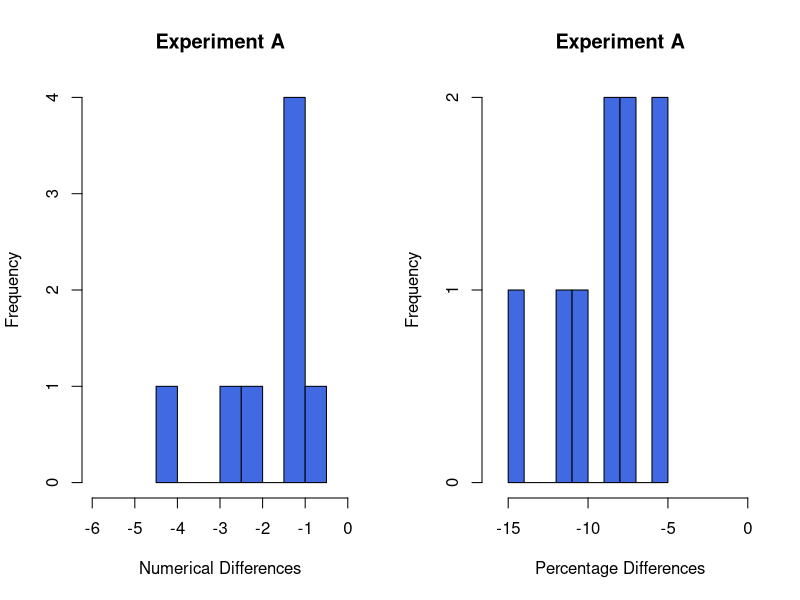
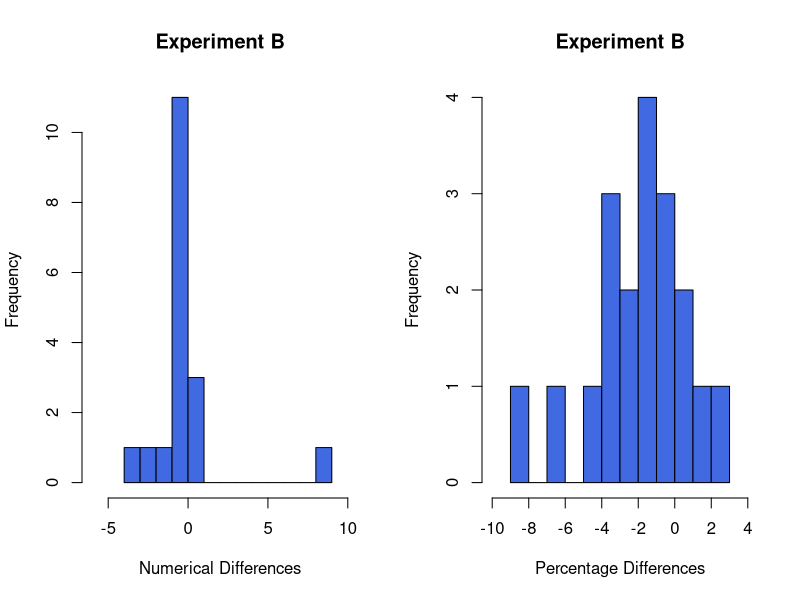
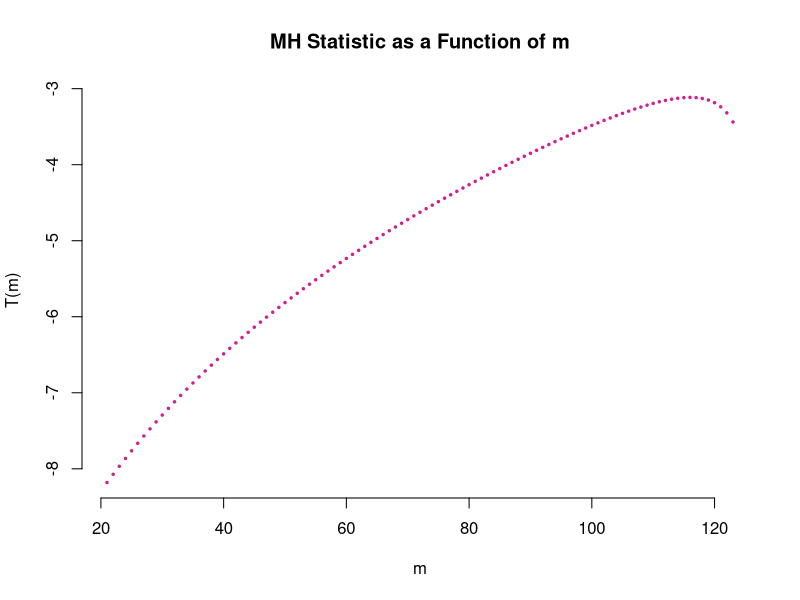
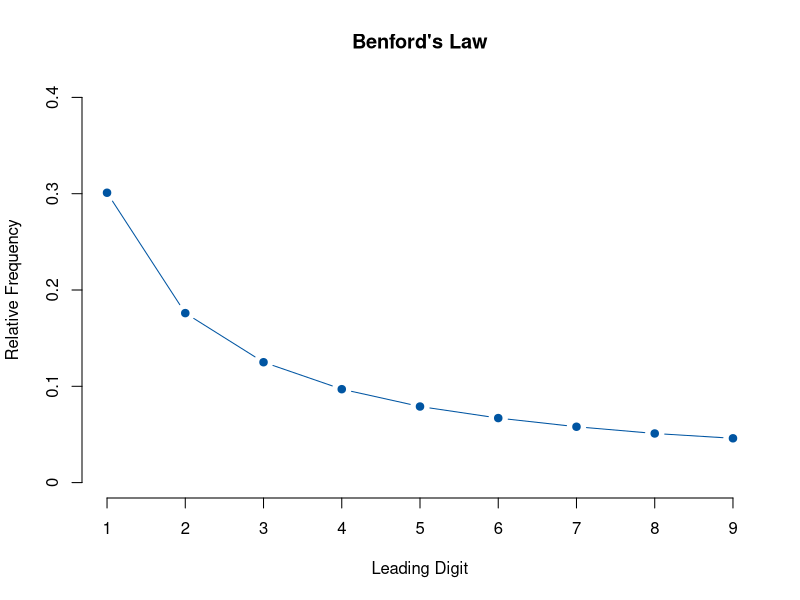

These charts were generated, in order, by the following R code:
## ---- chunk 1
knitr::opts_chunk$set(echo = TRUE)
## ---- chunk 2
a.before <- c(7.4, 8.9, 11.1, 12.3, 21.8, 39.6, 43.0, 46.6, 279.6)
a.after <- c(6.3, 7.9, 10.3, 11.3, 20.7, 36.8, 38.7, 44.2, 254.8)
a.diff <- c(-1.1, -1.0, -0.8, -1.0, -1.1, -2.8, -4.3, -2.4, -24.8)
a.pdiff <- c(-14.9, -11.2, -7.2, -8.1, -5.0, -7.1, -10.0, -5.2, -8.9)

par(mfrow = c(1,2))
hist(a.diff[-9], breaks = 10, ann = FALSE, xlim = c(-6, 0), col = "royalblue")
title(main = "Experiment A", x = "Numerical Differences", y = "Frequency")
hist(a.pdiff, breaks = 10, ann = FALSE, xlim = c(-16, -0), col = "royalblue")
title(main = "Experiment A", x = "Percentage Differences", y = "Frequency")
par(mfrow = c(1,1))
## ---- chunk 3
b <- matrix(c(7.19, 6.55, 60.64, 60.85, 20.56, 19.92, 4076.00, 3954.00, 14.69, 13.74, 23.65, 23.65, 15.37, 15.20, 11.71, 11.88, 36.48, 36.70, 211.10, 211.10, 413.70, 422.10, 24.50, 23.53, 18.40, 18.00, 96.23, 93.01, 15.61, 15.30, 6.78, 6.47, 141.70, 140.60, 187.70, 185.30, 29.57, 29.17), byrow = TRUE, ncol = 2)
b.before <- b[,1]
b.after <- b[,2]
b.diff <- c(-0.64, 0.21, -0.64, -122.00, -0.95, 0.00, -0.17, 0.17, 0.22, 0.00, 8.40, -0.97, -0.40, -3.22, -0.31, -0.31, -1.10, -2.40, -0.40)
b.pdiff <- c(-8.90, 0.35, -3.11, -2.99, -6.47, 0.00, -1.11, 1.45, 0.60, 0.00, 2.03, -3.96, -2.17, -3.35, -1.99, -4.57, -0.78, -1.28, -1.35)

par(mfrow = c(1,2))
hist(b.diff[-4], breaks = 10, ann = FALSE, col = "royalblue", xlim = c(-6,10))
title(main = "Experiment B", x = "Numerical Differences", y = "Frequency")
hist(b.pdiff, breaks = 10, ann = FALSE, col = "royalblue", xlim = c(-10,4))
title(main = "Experiment B", x = "Percentage Differences", y = "Frequency")
par(mfrow = c(1,1))
## ---- chunk 4
first.paragraph <- "Every society today values a literate citizenry and strives to eliminate illiteracy. We can distinguish total illiteracy from functional illiteracy. Someone who is totally illiterate does not know how to read or write words: such a person 'misses the message'. Someone who is functionally illiterate does not well comprehend or express logical arguments in words: such a person 'misses the meaning in the message'. It is, of course, total illiteracy that every society aims to eliminate, through an elementary education for all. Functional illiteracy is a longer-term challenge to educators. A person's functional literacy grows only gradually, generally in proportion to length and level of education and/or extent of involvement in the world of words."
## ---- chunk 5
i1 <- gsub("liter", "numer", first.paragraph)
i2 <- gsub(" iln", " inn", i1)
innumeracy <- gsub("word", "number", i2, fixed = TRUE)
cat(innumeracy, fill = TRUE)
## ---- chunk 6
# Gender / Passing
t1 <- matrix(c(68,68, 183,47), nrow = 2, dimnames = list(c("F", "M"), c("P", "NP")))
# Education / Gender 
t2 <- matrix(c(63,60, 188,55), nrow = 2, dimnames = list(c("F", "M"), c("C", "NC")))
T <- function(m) {
  n.11 <- t1[1,1]
  n11. <- t2[1,1]
  n1.. <- colSums(t2)[1]
  n..1 <- colSums(t1)[1]
  n21. <- t2[1,2]
  n2.. <- colSums(t2)[2]
  n12. <- t2[2,1]
  n22. <- t2[2,2]
  num <- n.11 - ((n11.*m/n1..) + (n21.*(n..1 - m)/(n2..)))
  denom <- (n11.*n12.*m*(n1.. - m))/(n1..^2*(n1.. - 1)) + (n21.*n22.*(n..1 - m)*(n2.. + m - n..1))/(n2..^2*(n2.. - 1))
  res <- num / sqrt(denom)
  names(res) <- NULL
  res
}
a <- max(c(0, t1[1,1] - t2[1,2])) + max(c(0, t1[2,1] - t1[2,2]))
b <- min(c(t1[1,1], t2[1,1])) + min(c(t1[2,1], t2[2,1]))
T.out <- numeric(0)
for (m in a:b) {
  T.out <- c(T.out, T(m))
}

plot(a:b, T.out, pch = 20, cex = 0.5, col = "violetred", ann = FALSE, bty = "n")
title(x = "m", y = "T(m)", main = "MH Statistic as a Function of m")
## ---- chunk 7
m <- matrix(c(1, 30.1,
              2, 17.6,
              3, 12.5,
              4, 9.7,
              5, 7.9,
              6, 6.7,
              7, 5.8,
              8, 5.1,
              9, 4.6), 
            byrow = TRUE, ncol = 2)
plot(m, type = "b", axes = FALSE, ann = FALSE, ylim = c(0,40), col = "#0055A2", pch = 19)
axis(1, 1:9, 1:9)
axis(2, seq.int(0,40,10), seq.int(0,0.4,0.1))
title(main = "Benford's Law", x = "Leading Digit", y = "Relative Frequency")
